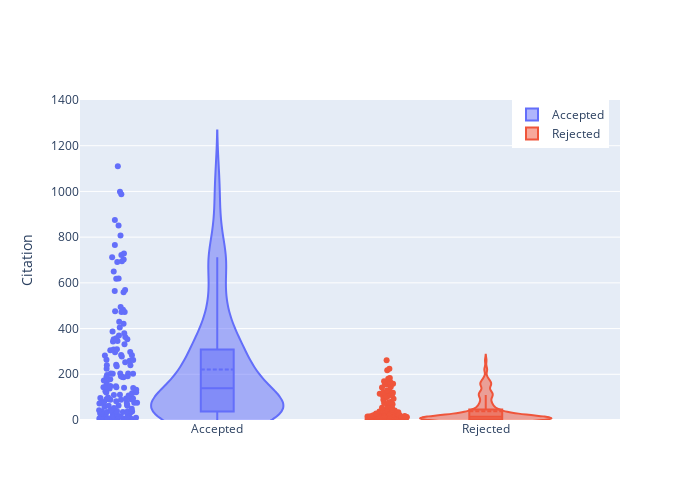

Notebook cell for this chart:
### Code cell
# plot viline plot of citation for accepted and rejected papers with plotly

import plotly.graph_objs as go
import plotly.offline as py
py.init_notebook_mode(connected=True)

trace1 = go.Violin(y=accepted_norm.citation, name='Accepted', box_visible=True, meanline_visible=True, points= 'all')
trace2 = go.Violin(y=rejected_norm.citation, name='Rejected', box_visible=True, meanline_visible=True,  points= 'all')
# show dashed line for mean and line for median in the legend



data = [trace1, trace2]
layout = go.Layout(yaxis=dict(title='Citation'))
fig = go.Figure(data=data, layout=layout)

#increase numbers in y axis
fig['layout']['yaxis'].update(range=[0, 1400])
# let plot be inside of the plot
fig['layout'].update(showlegend=True, autosize=False, width=700, height=500)
# show legend more to the left
fig['layout']['legend'].update(x=0.8, y=1)

import plotly.io as pio
pio.write_image(fig, 'violin.pdf', format='pdf')

py.iplot(fig)

### Figure 1 — Plotly figure (JSON) as saved in the notebook; plotly's stock layout.template omitted (floating-point values rounded to 4 significant figures; data arrays with more than 128 entries replaced by an {"elided": "..."} marker saying what was removed)
{"data": [{"box": {"visible": true}, "meanline": {"visible": true}, "name": "Accepted", "points": "all", "type": "violin", "y": {"elided": "152 int values"}}, {"box": {"visible": true}, "meanline": {"visible": true}, "name": "Rejected", "points": "all", "type": "violin", "y": {"elided": "162 int values"}}], "layout": {"autosize": false, "height": 500, "legend": {"x": 0.8, "y": 1}, "showlegend": true, "width": 700, "yaxis": {"range": [0, 1400], "title": {"text": "Citation"}}}}
